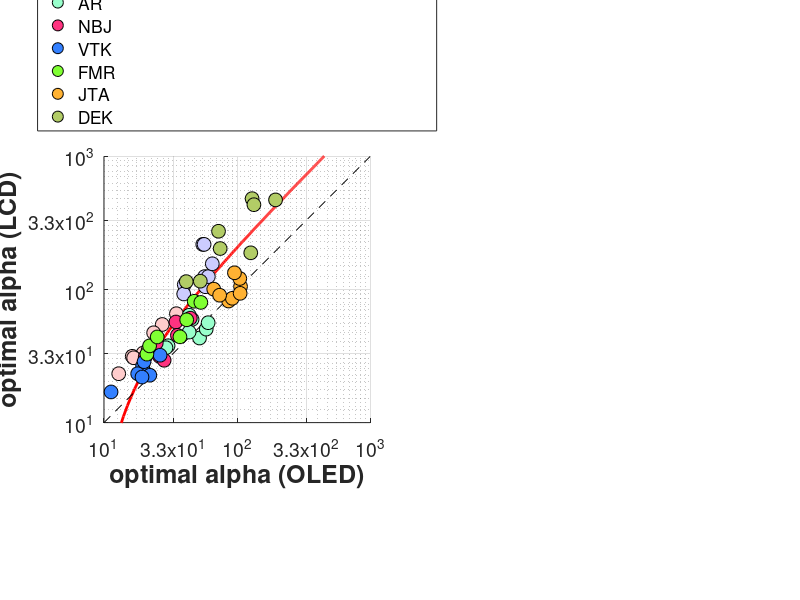

The MATLAB script that drew this image: (Note: this script raises an error after producing the figure.)
function PlotSummaryResultsAllSubjects

    [preferredAlpha, pdfFileName] = GetAllSubjectData();

    
    % Fit a line through the combo points
    x = [];
    y = [];
    for subjectIndex = 1:numel(preferredAlpha)
        x = [x; preferredAlpha{subjectIndex}.HDR(:)];
        y = [y; preferredAlpha{subjectIndex}.LDR(:)];
    end
    
    p = polyfit(x,y,1);
    linearFit.x = 0:1:500;
    linearFit.y = polyval(p,linearFit.x);
    
    
    
    h = figure(1);
    clf;
    set(h, 'Position', [10 10 1766 1271], 'Color', [1 1 1]);
    
    subplot(numel(preferredAlpha),2,[1:2:2*numel(preferredAlpha)-1]);
    hold on;
    
    subjectColors = [...
        1.0 0.8 0.8; ...
        0.8 0.8 1.0; ...
        0.6 1.0 0.8; ...
        1.0 0.2 0.5;
        0.2 0.5 1.0;
        0.5 1.0 0.2;
        1.0 0.7 0.2;
        0.7 0.8 0.4;
        ];
    
    plot(linearFit.x, linearFit.y, 'r-', 'LineWidth', 2.0);
    plot([10 1000], [10 1000], 'k--');
    
    for subjectIndex = 1:numel(preferredAlpha)
        plot(preferredAlpha{subjectIndex}.HDR, preferredAlpha{subjectIndex}.LDR, 'ko', 'MarkerSize', 10, 'MarkerFaceColor', subjectColors(subjectIndex,:), 'MarkerEdgeColor', [0 0 0 ]);
    end
    
    
    
    set(gca, 'XLim', [10 1000], 'YLim', [10 1000], 'XTick', [10 33 100 330  1000], 'YTick', [10 33 100 330  1000], 'FontSize', 14);
    set(gca, 'XScale', 'log', 'YScale', 'log')
    legend(...
           sprintf('linear fit: LCD_{alpha} =  %2.2f + %2.2f x OLED_{alpha}', p(2), p(1)),  ...
           'identity line', ...
           preferredAlpha{1}.name, ...
           preferredAlpha{2}.name, ...
           preferredAlpha{3}.name, ...
           preferredAlpha{4}.name, ...
           preferredAlpha{5}.name, ...
           preferredAlpha{6}.name, ...
           preferredAlpha{7}.name, ...
           preferredAlpha{8}.name, ...
           'Location', 'NorthOutside');
    xlabel('optimal alpha (OLED)', 'FontSize', 18, 'FontWeight', 'bold');
    ylabel('optimal alpha (LCD)',  'FontSize', 18, 'FontWeight', 'bold');
    grid on
    axis 'square'
    set(gca, 'FontSize', 14);
    
    
    
    for subjectIndex = 1:numel(preferredAlpha)
        
        d = 15;
        edges = 0:d:500;
        if (strcmp(preferredAlpha{subjectIndex}.name, 'DEK'))
            d = 50;
            edges = 0:d:500;
        end
        
        [tmp1, ~] = histcounts(preferredAlpha{subjectIndex}.HDR(:), edges);
        [tmp2, ~] = histcounts(preferredAlpha{subjectIndex}.LDR(:), edges);
  
        N1{subjectIndex,:} = tmp1;
        N2{subjectIndex,:} = tmp2;
        Nedges{subjectIndex} = edges;
        
        initParams = [5 60 10; 5 20 8; 5 80 20; 5 300 60];
        for kInit = 1:size(initParams,1)
            [tmp,resnorm(kInit)] = lsqcurvefit(@guassianCurve,initParams(kInit,:),edges(1:end-1)+d/2,squeeze(N1{subjectIndex,:}));
            tmpParams(kInit,:) = tmp';
        end
        [~,kInit] = min(resnorm);
        N1fittedParams(subjectIndex,:) = tmpParams(kInit,:);
        
        
        for kInit = 1:size(initParams,1)
            [tmp,resnorm(kInit)] = lsqcurvefit(@guassianCurve,initParams(kInit,:),edges(1:end-1)+d/2,squeeze(N2{subjectIndex,:}));
            tmpParams(kInit,:) = tmp';
        end
        [~,kInit] = min(resnorm);
        N2fittedParams(subjectIndex,:) = tmpParams(kInit,:);
    end
    
    xdata = 0:1:500;
    
    for subjectIndex = 1:numel(preferredAlpha)
        
        edges = Nedges{subjectIndex};
        subplot(numel(preferredAlpha),2,2+(subjectIndex-1)*2);
        hold on;

        plot(xdata, guassianCurve(squeeze(N1fittedParams(subjectIndex,:)),xdata), 'k-', 'Color', subjectColors(subjectIndex,:), 'LineWidth', 2.0);
        plot(xdata, guassianCurve(squeeze(N2fittedParams(subjectIndex,:)),xdata), 'k-', 'Color', 0.7*subjectColors(subjectIndex,:), 'LineWidth', 2.0);

        b  = bar(edges(1:end-1)+d/2, [squeeze(N1{subjectIndex,:}); squeeze(N2{subjectIndex,:})]', 1);
        b(1).FaceColor = subjectColors(subjectIndex,:);
        b(2).FaceColor = 0.7*subjectColors(subjectIndex,:);
    
    
        grid on
        box on
        title(preferredAlpha{subjectIndex}.name);
        if (subjectIndex == numel(preferredAlpha))
            xlabel('optimal alpha', 'FontSize', 18, 'FontWeight', 'bold');
        end
        legend('OLED', 'LCD');
        set(gca, 'XLim', [0 500]);
        set(gca, 'FontSize', 14);
    end
    
    drawnow
    NicePlot.exportFigToPDF(sprintf('PDFfigs/%s',pdfFileName), h, 300);
    
end

function [preferredAlpha, pdfFileName] = GetAllSubjectData()

    dynamicRange = [54848 2806 15814 1079 19581 2789 6061 1110];
    
    subjectIndex = 1;
    preferredAlpha{subjectIndex}.name = 'NPC';
    preferredAlpha{subjectIndex}.HDR  = [12.9 19.7 16.3 27.4 16.7 23.6 21.5 35];
    preferredAlpha{subjectIndex}.LDR = [23.3 33.3 31.5 54.6 30.7 47.3 35.3  65.8];
    
    subjectIndex = subjectIndex + 1;
    preferredAlpha{subjectIndex}.name = 'DHB';
    preferredAlpha{subjectIndex}.HDR = [40.1 39.7 55.2 56.5 57.0 57.7 60.8 65.1];
    preferredAlpha{subjectIndex}.LDR = [108.8 92.6 218.2 218.2 125.0 104.9 125.0 156.0];
    
    subjectIndex = subjectIndex + 1;
    preferredAlpha{subjectIndex}.name = 'AR';
    preferredAlpha{subjectIndex}.HDR = [52.2 30.3 58.6 45.9 43.6 29.2 43.7 60.6];
    preferredAlpha{subjectIndex}.LDR = [43.2 37.8 50.4 59.6 47.9 36.5 64.1 56.3];
    
    
    subjectIndex = subjectIndex + 1;
    preferredAlpha{subjectIndex}.name = 'NBJ';
    preferredAlpha{subjectIndex}.HDR = [34.7 26.1 44.5 35.6 20.6 20.4 28.3 24.7];
    preferredAlpha{subjectIndex}.LDR = [57.0 31.5 60.9 45.3 23.5 31.2 29.4 39.6];
        
    subjectIndex = subjectIndex + 1;
    preferredAlpha{subjectIndex}.name = 'VTK';
    preferredAlpha{subjectIndex}.HDR = [19.3 19.5 22.1 26.4 11.3 17.9 19.3 20.0];
    preferredAlpha{subjectIndex}.LDR = [23.5 26.6 22.7 32.1 17.0 23.3 22.0 28.7];
        
    subjectIndex = subjectIndex + 1;
    preferredAlpha{subjectIndex}.name = 'FMR';
    preferredAlpha{subjectIndex}.HDR = [ 5.0 21.0 22.0 41.8 25.1 37.2 47.6 53.4];
    preferredAlpha{subjectIndex}.LDR = [20.4 32.7 37.7 59.2 44.0 44.1 81.6 80.0];
    
    subjectIndex = subjectIndex + 1;
    preferredAlpha{subjectIndex}.name = 'JTA';
   % preferredAlpha{subjectIndex}.HDR = [195.2 267.4 266.3 266.3 314.2 214.7  365  334];  % 1st run - peak out of range, so repeated
    preferredAlpha{subjectIndex}.HDR = [86.3   66.7  92   106.1 104.7  73.9  105.4 95.5];  % 2nd run - with brighter tone map range
    preferredAlpha{subjectIndex}.LDR = [81.9  100.6  85.9 105.4 120.9  90.6  93.6 133.5];
    

    subjectIndex = subjectIndex + 1;
    preferredAlpha{subjectIndex}.name = 'DEK';
    preferredAlpha{subjectIndex}.HDR = [129.6  41.5 133.7  72.5 126.6  52.9 194.4 74.6];  % standard tone map range
    preferredAlpha{subjectIndex}.LDR = [481.4 114.6 433.5 273.9 188.6 115.5 471.1 203.1]; % using the brighter tone map range
    
    
    [~,ix] = sort(dynamicRange);
    
    
    for k = 1:subjectIndex 
       preferredAlpha{subjectIndex}.dynamicRange = dynamicRange(ix);
       preferredAlpha{subjectIndex}.HDR = preferredAlpha{subjectIndex}.HDR(ix);
       preferredAlpha{subjectIndex}.LDR = preferredAlpha{subjectIndex}.LDR(ix);
    end
    
    pdfFileName = 'SummaryAlphasCombo.pdf';
end


function F = guassianCurve(params,xdata)
    gain = params(1);
    mean = params(2);
    sigma = params(3);
    F = gain*exp(-0.5*((xdata-mean)/sigma).^2);
end

